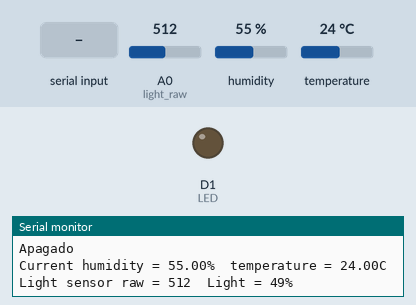
Bench run of a sketch on a simulated ESP8266 (NodeMCU). Shown: output pins drawn as LEDs (lit = HIGH), the last lines printed to the serial monitor. Inputs (shaded band) come from the test bench; at power-on: A0 (light_raw) = 512, humidity 55 %, temperature 24 °C.

Above: at 1.3 s.
1.4 s: "1\n" received over Serial
At 2.8 s:
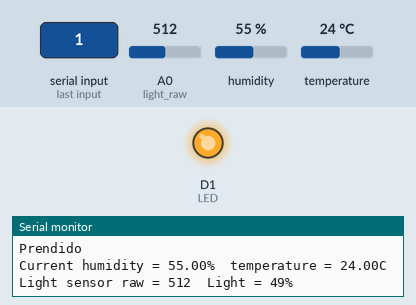
3.1 s: "2\n" received over Serial
At 4.1 s:
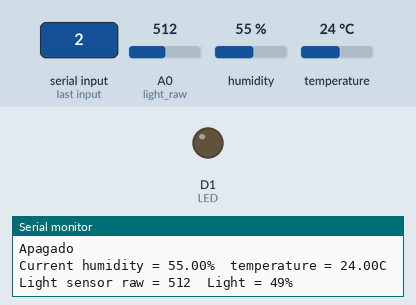
Timing chart, 0 to 6.1 s (numbered marks = the images above; inputs shaded):
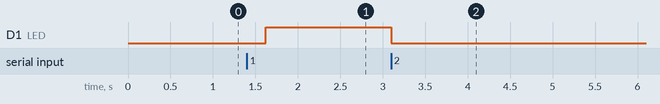

Measured:
- after the input at 1.4 s, D1 (LED): LOW → HIGH after 0.22 s
- after the input at 3.1 s, D1 (LED): HIGH → LOW at once

The sketch:

sketch_week-2-1.ino
```cpp
#include <DHT.h>
#include <DHT_U.h>
#define DHTTYPE DHT11   // DHT 11

#define dht_dpin 4
DHT dht(dht_dpin, DHTTYPE);

#define LED D1 // LED
int ValueRead=2;
int myflag=0;
int light_raw = A0;

int light;

void setup()
{
 Serial.begin(9600);
 dht.begin();

 pinMode(LED, OUTPUT);
 digitalWrite(LED, LOW); //LED comienza apagado
 pinMode(light_raw, INPUT);

}

void loop()
{
 if (Serial.available()){
   ValueRead=Serial.parseInt();
 }
   if (((ValueRead==1 && myflag==0)|| myflag==1)&!(ValueRead==2 && myflag==1)){
     digitalWrite(LED, HIGH);  // Se prende el LED
     Serial.println("Prendido");
     myflag=1;
   }
   else{
     digitalWrite(LED, LOW);   // Se apaga el LED
     Serial.println("Apagado");
     myflag=0;
   }

  //valores variables
 float h = dht.readHumidity();
 float t = dht.readTemperature();

 int lightSensorValue = analogRead(light_raw);

 light = map(lightSensorValue, 16 ,1024, 0, 100);


 Serial.print("Current humidity = ");
 Serial.print(h);
 Serial.print("%  ");
 Serial.print("temperature = ");
 Serial.print(t);
 Serial.println("C  ");
 Serial.print("Light sensor raw = ");
 Serial.print(lightSensorValue);
 Serial.print("  Light = ");
 Serial.print(light);
 Serial.println("%  ");
 delay(500);
}
```
